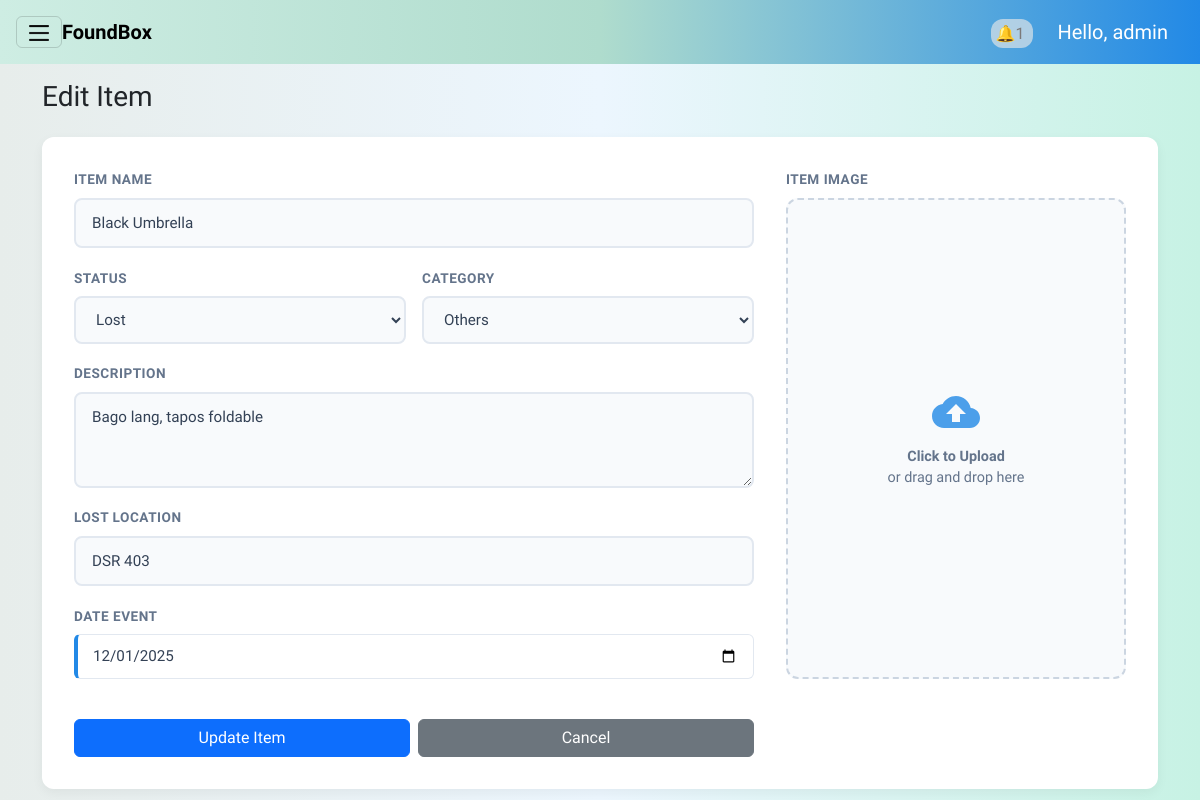
The page /interfaces/admin/dashboard_admin.php?action=edit&id=2 (signed in) on the database its author committed.
### tables this page shows
CREATE TABLE items (
        id INTEGER PRIMARY KEY AUTOINCREMENT,
        user_id INTEGER NOT NULL,
        title TEXT NOT NULL,
        description TEXT,
        item_status TEXT NOT NULL,     -- 'lost' or 'found'
        category_id INTEGER,
        location_lost TEXT,
        location_found TEXT,
        date_lost_or_found DATE,
        current_location TEXT,
        image_path TEXT,
        created_at DATETIME DEFAULT CURRENT_TIMESTAMP,
        -- updated_at DATETIME DEFAULT CURRENT_TIMESTAMP,
        claimed_by_user_id INTEGER,
        claimed_at DATETIME,

        FOREIGN KEY (user_id) REFERENCES users(id) ON DELETE CASCADE,
        FOREIGN KEY (claimed_by_user_id) REFERENCES users(id) ON DELETE SET NULL,
        FOREIGN KEY (category_id) REFERENCES categories(id)
    );

CREATE TABLE categories (
        id INTEGER PRIMARY KEY AUTOINCREMENT,
        name TEXT UNIQUE NOT NULL
    );

### interfaces/admin/dashboard_admin.php (the view, shortened to what this page needs)
<?php
$admin = $_SESSION["user"];
$db = get_db();
$action = $_GET["action"] ?? "list";
?>
<!DOCTYPE html>
<html lang="en">
<head>
    <link rel="stylesheet" href="../../reusable/header.css">
    <link rel="stylesheet" href="../../reusable/cards.css">
    <link rel="stylesheet" href="../../reusable/form.css">
    <link rel="stylesheet" href="../../reusable/hero.css">
    <link href="https://cdn.jsdelivr.net/npm/bootstrap@5.3.8/dist/css/bootstrap.min.css" rel="stylesheet">
</head>
<body class="m-0 border-0 bd-example">
<nav class="navbar p-3 sticky-top">
    <button class="navbar-toggler" type="button" data-bs-toggle="offcanvas"
            data-bs-target="#offcanvasWithBothOptions" aria-controls="offcanvasWithBothOptions"
            aria-expanded="false" aria-label="Toggle navigation">
        <img src="/assets/hamburger.png" alt="hamburger icon" width="20px" height="20px">
    </button>
    <strong><a class="navbar-brand me-auto d-none d-md-inline" href="#">Found<span class = "Box">Box</a></strong>
    <?php
    $adminId = $_SESSION['user']['id'];
    $notifCount = $db->querySingle("
        SELECT COUNT(*)
        FROM notifications
        WHERE status = 'unread' AND notify_to = $adminId AND type = 'to_admin'
    ");
    ?>
    <div class = "ms-auto">
        <a href="notifications_admin.php" class="notif mx-4">
            🔔<?= $notifCount ?>
        </a>
        <a class="navbar-brand text-white" href="#">Hello, <?php echo htmlspecialchars($admin["username"]); ?></a>
</nav>
<div class="container my-3">
    <?php if ($action === "create"): ?>
        <h3 class="mb-4" style="font-weight: 700; color: #334155;">Post New Item</h3>
        <form method="post" action="?action=store" enctype="multipart/form-data">
            <div class="form-grid-layout">
                <div class="form-left">
                    <div class="input-group-modern">
                        <label>Item Name</label>
                        <input type="text" name="title" placeholder="e.g. Blue Jansport Backpack" required>
                    </div>
                    <div class="form-row">
                        <div class="input-group-modern">
                            <label>Status</label>
                            <select name="item_status" id="status" required>
                                <option value="">Select Status</option>
                                <option value="lost">Lost</option>
                                <option value="found">Found</option>
                            </select>
                        </div>
                        <div class="input-group-modern">
                            <label>Category</label>
                            <select name="category_id" id="category_id" required>
                                <option value="">Select Category</option>
                                <?php
                                $catQ = $db->query("SELECT * FROM categories ORDER BY name");
                                while($c = $catQ->fetchArray(SQLITE3_ASSOC)):
                                ?>
                                    <option value="<?= $c['id']; ?>">
                                        <?= ucfirst(str_replace('_', ' ', $c['name'])); ?>
                                    </option>
                                <?php endwhile; ?>
                            </select>
                        </div>
                    </div>
                    <div class="input-group-modern">
                        <label>Description</label>
                        <textarea name="description" rows="3" placeholder="Describe the item (color, distinctive marks, brand)..."></textarea>
                    </div>
                    <div class="form-row">
                        <div class="input-group-modern">
                            <label>Lost Location</label>
                            <input type="text" name="location_lost" id="location_lost" placeholder="Where was it lost?">
                        </div>
                        <div class="input-group-modern">
                            <label>Found Location</label>
                            <input type="text" name="location_found" id="location_found" placeholder="Where was it found?" disabled>
                        </div>
                    </div>
                    <div class="form-row">
                        <div class="input-group-modern">
                            <label id="dateLabel">Date Event</label>
                            <div class="date-card">
                                <input type="date" name="date_lost_or_found" id="date_lost_or_found" style="border:none; background:transparent; padding:0;">
                            </div>
                        </div>
                    </div>
                </div>
                <div class="form-right">
                    <div class="input-group-modern" style="height: 100%;">
                        <label>Item Image</label>
                        <div class="image-upload-wrapper">
                            <input type="file" name="item_image" id="file-input-real" accept="image/*" onchange="previewImage(event)">
                            <img id="image-preview" src="#" alt="Image Preview">
                            <div class="upload-placeholder" id="upload-placeholder">
                                <svg xmlns="http://www.w3.org/2000/svg" viewBox="0 0 24 24"><path d="M19.35 10.04C18.67 6.59 15.64 4 12 4 9.11 4 6.6 5.64 5.35 8.04 2.34 8.36 0 10.91 0 14c0 3.31 2.69 6 6 6h13c2.76 0 5-2.24 5-5 0-2.64-2.05-4.78-4.65-4.96zM14 13v4h-4v-4H7l5-5 5 5h-3z"/></svg>
                                <p><strong>Click to Upload</strong><br>or drag and drop here</p>
                            </div>
                        </div>
                    </div>
                </div>
                <div class="d-flex gap-2 mt-2">
                    <button class="btn btn-primary w-50" type="submit">Publish Post</button>
                    <a class="btn btn-secondary w-50" href="dashboard_admin.php" style="background-color: #cbd5e1; color: #334155; border:none;">Cancel</a>
                </div>
            </div>
        </form>
        <script>
            function previewImage(event) {
                const input = event.target;
                const preview = document.getElementById('image-preview');
                const placeholder = document.getElementById('upload-placeholder');
                if (input.files && input.files[0]) {
                    const reader = new FileReader();
                    reader.onload = function(e) {
                        preview.src = e.target.result;
                        preview.style.display = 'block';
                        placeholder.style.display = 'none';
                    }
                    reader.readAsDataURL(input.files[0]);
                }
            }
        </script>
    <?php elseif ($action === "edit"):
    $id = (int)($_GET["id"] ?? 0);
    $stmt = $db->prepare("SELECT * FROM items WHERE id = ?");
    $stmt->bindValue(1, $id, SQLITE3_INTEGER);
    $res = $stmt->execute();
    $item = $res->fetchArray(SQLITE3_ASSOC);
    if ($item): ?>
        <h3 class="mb-4">Edit Item</h3>
        <form method="post" action="?action=edit" enctype="multipart/form-data">
            <div class="form-grid-layout">
                <div class="form-left">
                <div class="input-group-modern">
                    <label>Item Name</label>
                    <input type="text" name="title" placeholder="e.g. Blue Jansport Backpack"
                        value="<?php echo htmlspecialchars($item['title']); ?>" required>
                </div>
                <div class="form-row">
                    <div class="input-group-modern">
                        <label>Status</label>
                        <select name="item_status" id="status" required>
                            <option value="lost"  <?php if($item['item_status']=='lost')  echo 'selected'; ?>>Lost</option>
                        </select>
                    </div>
                    <div class="input-group-modern">
                        <label>Category</label>
                        <select name="category_id" id="category_id" required>
                            <?php
                            $catQ = $db->query("SELECT * FROM categories ORDER BY name");
                            while($c = $catQ->fetchArray(SQLITE3_ASSOC)):
                            ?>
                                <option value="<?= $c['id']; ?>"
                                    <?= ($item['category_id'] == $c['id']) ? 'selected' : '' ?>>
                                    <?= ucfirst(str_replace('_', ' ', $c['name'])); ?>
                                </option>
                            <?php endwhile; ?>
                        </select>
                    </div>
                </div>
                <div class="input-group-modern">
                    <label>Description</label>
                    <textarea name="description" rows="3"
                            placeholder="Describe the item (color, distinctive marks, brand)..."><?php
                        echo htmlspecialchars($item['description']); ?></textarea>
                </div>
                <div class="form-row">
                    <div class="input-group-modern">
                        <label>Lost Location</label>
                        <input type="text" name="location_lost" id="location_lost"
                            placeholder="Where was it lost?"
                            value="<?php echo htmlspecialchars($item['location_lost']); ?>">
                    </div>
                </div>
                <div class="form-row">
                    <div class="input-group-modern">
                        <label id="dateLabel">Date Event</label>
                        <div class="date-card">
                            <input type="date" name="date_lost_or_found" id="date_lost_or_found"
                                value="<?php echo htmlspecialchars($item['date_lost_or_found']); ?>"
                                style="border:none; background:transparent; padding:0;">
                        </div>
                    </div>
                </div>
            </div>
            <div class="form-right">
                <div class="input-group-modern" style="height: 100%;">
                    <label>Item Image</label>
                    <div class="image-upload-wrapper">
                        <div class="upload-placeholder" id="upload-placeholder"
                            style="<?php if (!empty($item['image_path'])) echo 'display:none;'; ?>">
                            <svg xmlns="http://www.w3.org/2000/svg" viewBox="0 0 24 24">
                                <path d="M19.35 10.04C18.67 6.59 15.64 4 12 4 9.11 4 6.6 5.64 5.35 8.04 2.34 8.36 0 10.91 0 14c0 3.31 2.69 6 6 6h13c2.76 0 5-2.24 5-5 0-2.64-2.05-4.78-4.65-4.96zM14 13v4h-4v-4H7l5-5 5 5h-3z"/>
                            </svg>
                            <p><strong>Click to Upload</strong><br>or drag and drop here</p>
                        </div>
                    </div>
                </div>
            </div>
                <div class="d-flex gap-2 mt-2">
                    <button class="btn btn-primary w-100" type="submit">Update Item</button>
                    <a class="btn btn-secondary w-100" href="dashboard_admin.php">Cancel</a>
                </div>
        </form>
    <?php else: ?>
        <p>Item not found.</p>
        <a class="btn btn-secondary" href="dashboard_admin.php">Back</a>
    <?php endif; ?>
    <?php endif; ?>
</div>
</body>
</html>

### reusable/header.css (style rules this page uses)
:root { --color-primary-gradient: linear-gradient(to right, #ceede3,#afdccd, #2289e6); --blue-primary: #2289e6; --button: #afdccd; --button-hover: #ceede3; --bg: #f8f8f8; --gray-text: #7b7979; --lost-color: #ff0000; --found-color: #2289e6; --claimed-color: #558d57; --pending-color: #ffa629; }
* { font-family: "Plus Jakarta Sans", sans-serif; }
body { margin: 0; height: 100vh; background:linear-gradient(to right, #e7edeb 0%, #ecf6fe 50%, #c7f2e4 100%); background-attachment: fixed; }
.navbar .navbar-brand, .navbar .navbar-text, .navbar .notif { white-space: nowrap !important; }
.navbar .navbar-toggler { flex: 0 0 auto !important; }
.navbar .ms-auto { margin-left: auto !important; }
.navbar-brand { font-size: 20px !important; }
nav { background: var(--color-primary-gradient); }
.notif { color: var(--gray-text) !important; text-decoration: none; padding: 5px; background-color: rgba(234, 234, 234, 0.639); border-radius: 12px; }

### reusable/cards.css (style rules this page uses)
:root { --color-primary: #2289e6; --color-ui-accent: #afdccd; --color-ui-surface: #f8f8f8; --gray-text: #7b7979; --lost-color: #ff0000; --found-color: #2289e6; --claimed-color: #558d57; --pending-color: #ffa629; }

### reusable/form.css (style rules this page uses)
:root { --color-primary: #2289e6; --color-ui-accent: #afdccd; --color-ui-surface: #f8f8f8; --lost-color: #ff0000; --found-color: #2289e6; --claimed-color: #558d57; --pending-color: #ffa629; }
.form-grid-layout { display: grid; grid-template-columns: 2fr 1fr; gap: 2rem; background: white; padding: 2rem; border-radius: 12px; box-shadow: 0 4px 12px rgba(0,0,0,0.05); }
.form-left, .form-right { display: flex; flex-direction: column; gap: 1.2rem; }
.input-group-modern { display: flex; flex-direction: column; gap: 0.5rem; }
.input-group-modern label { font-size: 0.85rem; font-weight: 600; color: #64748b; text-transform: uppercase; letter-spacing: 0.5px; }
.input-group-modern input, .input-group-modern select, .input-group-modern textarea { padding: 12px 16px; border: 2px solid #e2e8f0; border-radius: 8px; transition: all 0.2s ease; background: #f8fafc; font-size: 0.95rem; color: #334155; }
.form-row { display: flex; gap: 1rem; }
.form-row > div { flex: 1; }
.image-upload-wrapper { height: 100%; min-height: 300px; border: 2px dashed #cbd5e1; border-radius: 12px; position: relative; display: flex; flex-direction: column; align-items: center; justify-content: center; background: #f8fafc; transition: all 0.3s ease; overflow: hidden; cursor: pointer; }
.upload-placeholder { text-align: center; color: #64748b; padding: 20px; pointer-events: none; }
.upload-placeholder svg { width: 48px; height: 48px; margin-bottom: 10px; fill: var(--color-primary); opacity: 0.8; }
.upload-placeholder p { font-size: 0.9rem; margin: 0; }
.date-card { background: white; border: 1px solid #e2e8f0; border-left: 4px solid var(--color-primary); padding: 10px 15px; border-radius: 6px; display: flex; flex-direction: column; }
.btn { padding: 10px 16px; border-radius: 8px; font-weight: 600; border: none; cursor: pointer; font-size: 0.95rem; transition: all 0.2s ease; text-decoration: none; display: inline-flex; align-items: center; justify-content: center; }
.btn-primary { background-color: var(--color-primary); color: white; }
.btn-secondary { background-color: #cbd5e1; color: #334155; }
.d-flex { display: flex; }
.gap-2 { gap: 0.5rem; }
.mt-2 { margin-top: 0.5rem; }
.mb-4 { margin-bottom: 1.5rem; }

### reusable/hero.css (style rules this page uses)
:root { --color-primary-gradient: linear-gradient(to right, #ceede3,#afdccd, #2289e6); --blue-primary: #2289e6; --button: #afdccd; --button-hover: #ceede3; --bg: #f8f8f8; --gray-text: #7b7979; --lost-color: #ff0000; --found-color: #2289e6; --claimed-color: #558d57; --pending-color: #ffa629; }

### rows shown on the page
items: title "Black Umbrella", item_status "Lost", category_id "Others", description "Bago lang, tapos foldable", location_lost "DSR 403", date_lost_or_found "12/01/2025"

### other values the page prints
$notifCount "1"
$admin["username"] "admin"
